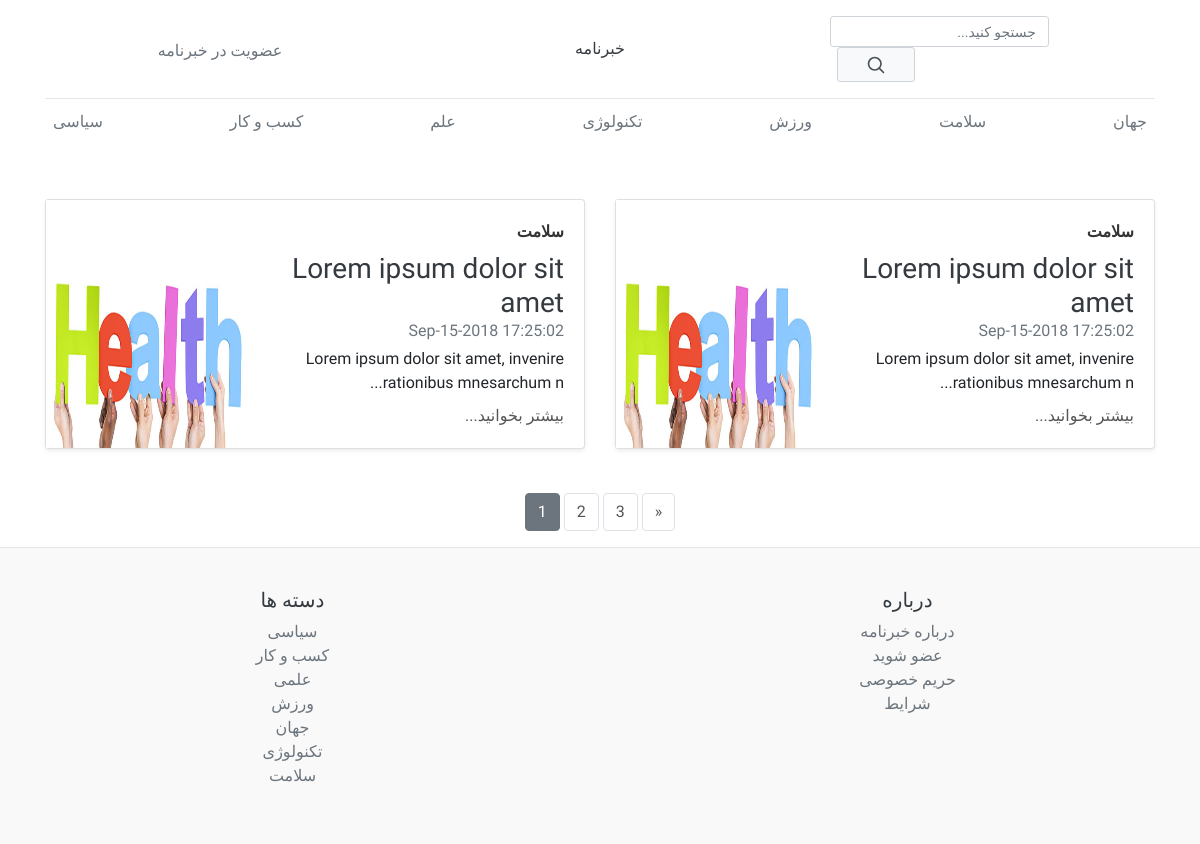
The page /Blog.php?page=1&category=سلامت on the database its author committed.
### tables this page shows
CREATE TABLE `posts` (
  `id` int(10) NOT NULL,
  `title` varchar(50) NOT NULL,
  `datetime` varchar(50) NOT NULL,
  `category` varchar(100) NOT NULL,
  `author` varchar(100) NOT NULL,
  `image` varchar(200) NOT NULL,
  `post` varchar(10000) NOT NULL
);

CREATE TABLE `category` (
  `id` int(10) NOT NULL,
  `datetime` varchar(50) NOT NULL,
  `category` varchar(100) NOT NULL,
  `author` varchar(100) NOT NULL
);

### db/dbOperation.php (called while the page is built, shortened)
<?php
class DBOperation
{
    private $conn;
    public function __construct()
    {
        require_once 'dbConnect.php';
        $db = new DBConnect();
        $this->conn = $db->connect();
    }
    public function selectCategory()
    {
        $sql = 'SELECT * FROM `category`;';
        $stmt = $this->conn->prepare($sql);
        $stmt->execute();
        $result = $stmt->fetchAll();
        $rowCount = $stmt->rowCount();
        $finalResult = array($result, $rowCount);
        return $finalResult;
    }
    public function selectPostKey($key, $value, $offset)
    {
        if($key == 'author'){
            $sql = 'SELECT * FROM `posts` WHERE `author` = ? ORDER BY `id` DESC LIMIT ?, 10;';
        }elseif($key == 'category'){
            $sql = 'SELECT * FROM `posts` WHERE `category` = ? ORDER BY `id` DESC LIMIT ?, 10;';
        }
        $stmt = $this->conn->prepare($sql);
        $stmt->bindParam(1, $value, PDO::PARAM_STR);
        $stmt->bindParam(2, $offset, PDO::PARAM_INT);
        $stmt->execute();
        $result = $stmt->fetchAll();
        $rowCount = $stmt->rowCount();
        $finalResult = array($result, $rowCount);
        return $finalResult;
    }
    public function countPosts($key, $value)
    {
        if($key == 'author'){
            $sql = 'SELECT COUNT(*) FROM `posts` WHERE `author` = ? ;';
            $stmt = $this->conn->prepare($sql);
            $stmt->bindParam(1, $value, PDO::PARAM_STR);
        }elseif($key == 'category'){
            $sql = 'SELECT COUNT(*) FROM `posts` WHERE `category` = ? ;';
            $stmt = $this->conn->prepare($sql);
            $stmt->bindParam(1, $value, PDO::PARAM_STR);
        }else{
            $sql = 'SELECT COUNT(*) FROM `posts` ;';
            $stmt = $this->conn->prepare($sql);
        }
        $stmt->execute();
        $result = $stmt->fetchColumn();
        return $result;
    }
}

### db/dbConnect.php (called while the page is built, shortened)
<?php
class DBConnect
{
    private $conn;
    public function connect()
    {
        try {
            $this->conn = new PDO(dsn, dbUsername, dbPassword);
        } catch (PDOException $exception) {
            echo 'Connection failed: ' . $exception->getMessage();
        }
        return $this->conn;
    }
}

### Blog.php (the view, shortened to what this page needs)
<?php require_once "./db/DBOperation.php" ?>
<!doctype html>
<html lang="en">
<head>
    <link rel="stylesheet" href="https://cdn.jsdelivr.net/npm/bootstrap@4.6.2/dist/css/bootstrap.min.css">
    <link href="css/blog.css" rel="stylesheet">
    <link rel="stylesheet" href="css/starter-template.css">
</head>
<body>
    <div class="container">
        <header class="blog-header py-3">
            <div class="row flex-nowrap justify-content-between align-items-center">
                <div class="col-4 pt-1">
                    <a class="text-muted" href="#">عضویت در خبرنامه</a>
                </div>
                <div class="col-4 text-center">
                    <a class="blog-header-logo text-dark" href="Blog.php?page=1">خبرنامه</a>
                </div>
                <div class="col-4 clearfix">
                    <div class="input-group input-group-sm d-flex flex-row-reverse">
                        <form class="form-inline" action="Blog.php?page=1" method="get">
                            <input type="text" class="form-control form-control-sm" placeholder="جستجو کنید..." aria-label="Search" aria-describedby="basic-addon2">
                            <div class="input-group-append">
                                <button class="btn btn-outline-secondary btn-sm" type="submit" name="search">
                                    <svg xmlns="http://www.w3.org/2000/svg" width="20" height="20" viewBox="0 0 24 24" fill="none"
                                        stroke="currentColor" stroke-width="2" stroke-linecap="round" stroke-linejoin="round"
                                        class="mx-3">
                                        <circle cx="10.5" cy="10.5" r="7.5"></circle>
                                        <line x1="21" y1="21" x2="15.8" y2="15.8"></line>
                                    </svg>
                                </button>
                            </div>
                        </form>
                    </div>
                </div>
            </div>
        </header>
        <div class="nav-scroller py-1 mb-2">
            <nav class="nav d-flex justify-content-between">
                <a class="p-2 text-muted" href="Blog.php?page=1&category=سیاسی">سیاسی</a>
                <a class="p-2 text-muted" href="Blog.php?page=1&category=کسب و کار">کسب و کار</a>
                <a class="p-2 text-muted" href="Blog.php?page=1&category=علمی">علم</a>
                <a class="p-2 text-muted" href="Blog.php?page=1&category=تکنولوژی">تکنولوژی</a>
                <a class="p-2 text-muted" href="Blog.php?page=1&category=ورزش">ورزش</a>
                <a class="p-2 text-muted" href="Blog.php?page=1&category=سلامت">سلامت</a>
                <a class="p-2 text-muted" href="Blog.php?page=1&category=جهان">جهان</a>
            </nav>
        </div>
        <div class="row mb-2  pt-5">
            <?php
            $db = new dbOperation();
            if (isset($_GET['page'])) {
                $page = $_GET['page'];
                if ($page < 1) {
                    $offset = 0;
                } else {
                    $offset = ($page - 1) * 10 + 1;
                }
                if (isset($_GET['search'])) {
                    $finalResult = $db->selectPostSearch($_GET['search'], $offset);
                } elseif (isset($_GET['category'])) {
                    $finalResult = $db->selectPostKey('category', $_GET['category'], $offset);
                } elseif (isset($_GET['author'])) {
                    $finalResult = $db->selectPostKey('author', $_GET['author'], $offset);
                } else {
                    $finalResult = $db->selectLimitedPost($offset);
                }
                $result = $finalResult[0];
                $rowCount = $finalResult[1];
                for ($i = 0; $i < $rowCount; $i++) {
                    $title = $result[$i]['title'];
                    $post = $result[$i]['post'];
                    if (strlen($post) > 60) {
                        $post = substr($post, 0, 60) . '...';
                    }
                    echo '<div class="col-md-6">
            <div class="card flex-md-row mb-4 shadow-sm h-md-250">
                <div class="card-body d-flex flex-column align-items-start">';
                    echo '<a href="Blog.php?category=' . $result[$i]['category'] . '">'
                        . '<strong class="d-inline-block mb-2 text-primary">' . $result[$i]['category']
                        . '</strong>' . '</a>';
                    echo '<h3 class="mb-0">'
                        . '<a class="text-dark" href="FullPost.php?id=' . $result[$i]['id'] . '">' . $title
                        . '</a>' . '</h3>';
                    echo '<div class="mb-1 text-muted">' . $result[$i]['datetime'] . '</div>';
                    echo '<p class="card-text mb-auto">' . $post . '</p>'
                        . '<a href="FullPost.php?id=' . $result[$i]['id'] . '">بیشتر بخوانید...</a>
                </div>'
                        . '<img class="card-img-right flex-auto d-none d-lg-block" src="upload/' . $result[$i]['image'] . '" alt="' . $result[$i]['image'] . '" width="200px" height="250">'
                        . '</div> </div>';
                }
            } else {
                header('Location:' . 'Blog.php?page=1');
            }
            ?>
        </div>
        <nav aria-label="Page navigation example">
            <ul class="pagination  justify-content-center">
                <?php
                if (isset($_GET['page'])) {
                    $key = '';
                    $totalPosts = 0;
                    if (isset($_GET['category'])) {
                        $totalPosts = $totalPosts + $db->countPosts('category', $_GET['category']);
                        $key = $key . '&category=' . $_GET['category'];
                    }
                    if (isset($_GET['author'])) {
                        $totalPosts = $totalPosts + $db->countPosts('author', $_GET['author']);
                        $key = $key . '&author=' . $_GET['author'];
                    } else {
                        $totalPosts = $totalPosts + $db->countPosts('', '');
                        $key = $key . '';
                    }
                    $postPerPage = ceil($totalPosts / 10);
                    for ($i = 1; $i <= $postPerPage; $i++) {
                        if ($_GET['page'] == $i) {
                            echo '<li class="page-item active">';
                            echo '<a class="page-link" href="Blog.php?page=' . $i . $key . '">';
                            echo $i;
                            echo '</a>';
                            echo '</li>';
                        } else {
                            echo '<li class="page-item">';
                            echo '<a class="page-link" href="Blog.php?page=' . $i . $key . '">';
                            echo $i;
                            echo '</a>';
                            echo '</li>';
                        }
                    }
                    if ($_GET['page'] + 1 <= $postPerPage) {
                        echo '<li class="page-item">';
                        echo '<a class="page-link" href="Blog.php?page=' . ($_GET['page'] + 1) . $key . '" aria-label="Next">';
                        echo '<span aria-hidden="true">&raquo;</span>';
                        echo '</a>';
                        echo '</li>';
                    }
                }
                ?>
            </ul>
        </nav>
    </div>
    <footer class="blog-footer">
        <div class="row">
            <div class="col-6 col-md">
                <h5 class="text-dark">دسته ها</h5>
                <ul class="list-unstyled text-small">
                    <?php
                    $db = new dbOperation();
                    $finalResult = $db->selectCategory();
                    $result = $finalResult[0];
                    $rowCount = $finalResult[1];
                    for ($i = 0; $i < $rowCount; $i++) {
                        echo '<li>';
                        echo '<a class="text-muted" href="Blog.php?page=1&category=' . $result[$i]['category'] . '">' . $result[$i]['category'] . '</a>';
                        echo '</li>';
                    }
                    ?>
                </ul>
            </div>
            <div class="col-6 col-md">
                <h5 class="text-dark">درباره</h5>
                <ul class="list-unstyled text-small">
                    <li><a class="text-muted" href="#">درباره خبرنامه</a></li>
                    <li><a class="text-muted" href="#">عضو شوید</a></li>
                    <li><a class="text-muted" href="#">حریم خصوصی</a></li>
                    <li><a class="text-muted" href="#">شرایط</a></li>
                </ul>
            </div>
        </div>
    </footer>
</body>
</html>

### css/blog.css (style rules this page uses)
body { text-align: right; }
.blog-header { line-height: 1; border-bottom: 1px solid #e5e5e5; text-align: center; }
.input-group { width: 100%; max-width: 300px; margin: 0 auto; }
.form-control { border: 1px solid #ced4da; padding: 0.375rem 0.75rem; direction: rtl; }
.input-group-append .btn { border: 1px solid #ced4da; margin: auto 8px; background-color: #f8f9fa; color: #495057; padding: 0.375rem 0.75rem; }
.card { direction: rtl; text-align: right; }
.nav-scroller { position: relative; z-index: 2; height: 2.75rem; overflow-y: hidden; }
.nav-scroller .nav { display: -ms-flexbox; display: flex; -ms-flex-wrap: nowrap; flex-wrap: nowrap; padding-bottom: 1rem; margin-top: -1px; overflow-x: auto; text-align: center; white-space: nowrap; -webkit-overflow-scrolling: touch; }
.card-img-right { height: 100%; border-radius: 0 3px 3px 0; }
.flex-auto { -ms-flex: 0 0 auto; flex: 0 0 auto; }
@media (min-width: 768px) { .h-md-250 { height: 250px; } }
.blog-footer { padding: 2.5rem 0; color: #999; text-align: center; background-color: #f9f9f9; border-top: 0.05rem solid #e5e5e5; }

### css/starter-template.css (style rules this page uses)
body { font-family: "Vazirmatn", sans-serif; }
.text-primary { color: #333 !important; }
a { color: #555 !important; }
.pagination { margin-top: 20px; }
.pagination .page-item .page-link { color: #6c757d; border: 1px solid #dee2e6; background-color: #fff; margin: 0 2px; border-radius: 4px; }
.pagination .page-item.active .page-link { color: #fff !important; background-color: #6c757d; border-color: #6c757d; }

### rows shown on the page
posts: category "سلامت", title "Lorem ipsum dolor sit amet", datetime "Sep-15-2018 17:25:02", post "Lorem ipsum dolor sit amet, invenire rationibus mnesarchum n...", image (picture)
posts: category "سلامت", title "Lorem ipsum dolor sit amet", datetime "Sep-15-2018 17:25:02", post "Lorem ipsum dolor sit amet, invenire rationibus mnesarchum n...", image (picture)
category: category "سیاسی"
category: category "کسب و کار"
category: category "علمی"
category: category "ورزش"
category: category "جهان"
category: category "تکنولوژی"
category: category "سلامت"
